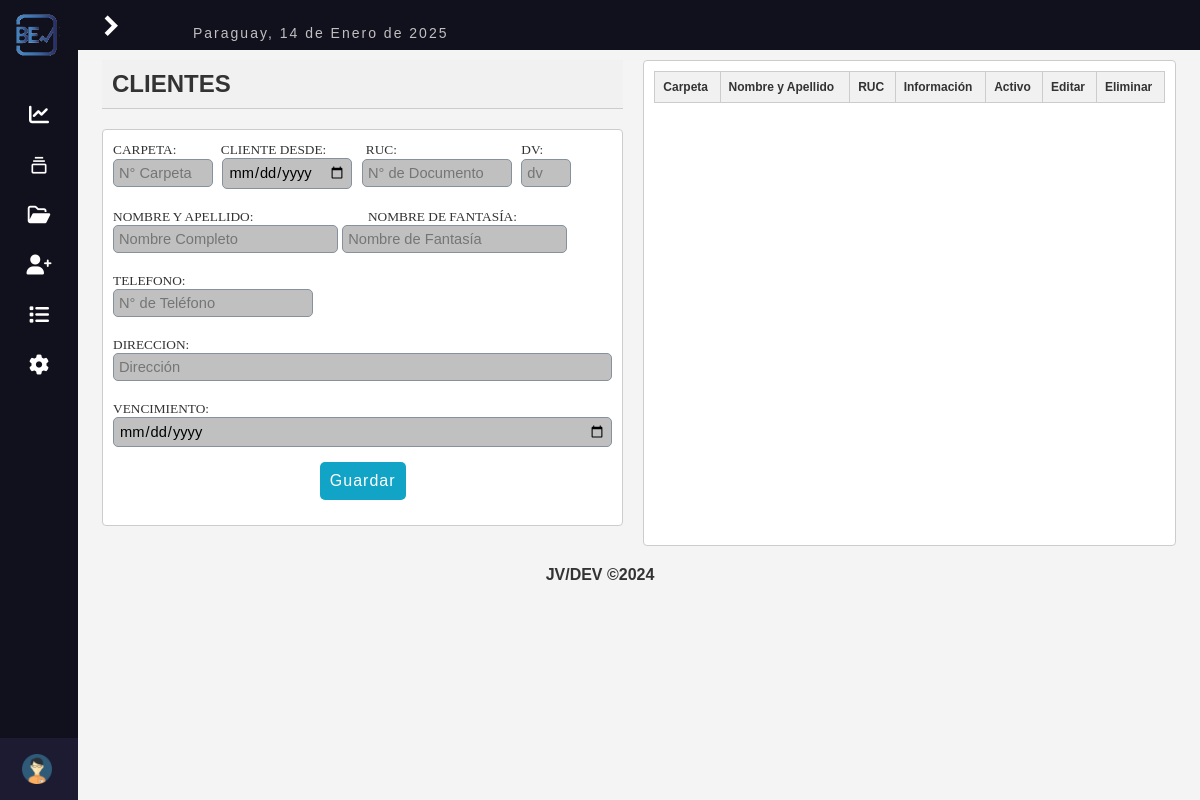
Page /sistema/reg_client.php (signed in) on the earlier database version.
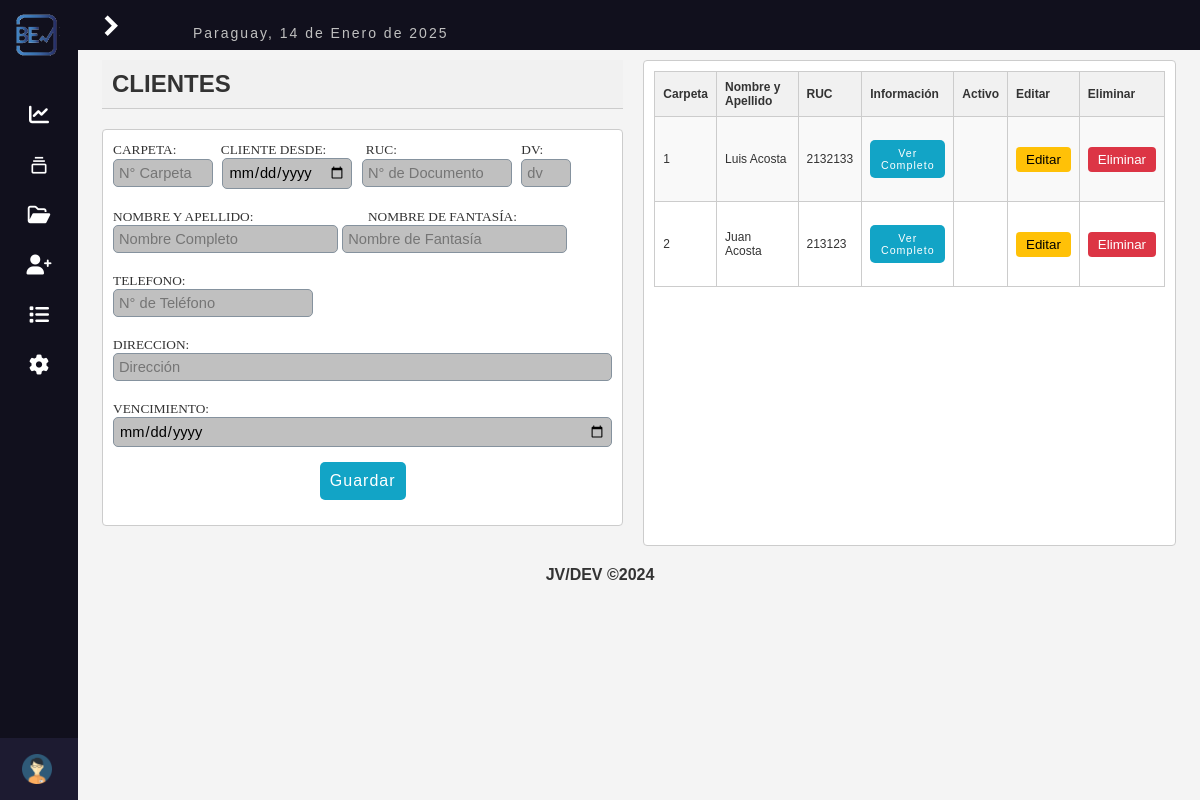
Same page on the later database version.
### tables this page shows
CREATE TABLE `cliente` (
  `id` int(11) NOT NULL,
  `n_carpeta` int(11) NOT NULL,
  `cliente_desde` date NOT NULL,
  `ruc` int(11) NOT NULL,
  `dv` int(11) NOT NULL,
  `nombre` varchar(30) NOT NULL,
  `nombre_fantasia` varchar(30) NOT NULL,
  `telefono` int(11) NOT NULL,
  `direccion` varchar(50) NOT NULL,
  `vencimiento` date NOT NULL,
  `obligacion` int(11) NOT NULL,
  `estado` int(11) NOT NULL DEFAULT 1
);

### sistema/functions.php (called while the page is built, shortened)
<?php
	function fechaC(){
		$mes = array("","Enero",
					  "Febrero",
					  "Marzo",
					  "Abril",
					  "Mayo",
					  "Junio",
					  "Julio",
					  "Agosto",
					  "Septiembre",
					  "Octubre",
					  "Noviembre",
					  "Diciembre");
		return date('d')." de ". $mes[date('n')] . " de " . date('Y');
	}
 ?>

### sistema/reg_client.php (the view, shortened to what this page needs)
<?php
include "../db.php";
$query_clientes = mysqli_query($conection, "SELECT * FROM cliente WHERE estado=1");
?>
<!DOCTYPE html>
<html lang="en">
<head>
    <?php include "include/script.php"; ?>
</head>
<body>
    <?php include "include/nav.php"; ?>
    <section class="dashboard">
        <div class="flex">
            <div class="client-management">
                <header class="client-header">
                    <h1>CLIENTES</h1>
                </header>
                <div class="client-form">
                    <form action="controlador_cliente.php" method="POST">
                        <label class="lb_client_carpeta" for="carpeta">CARPETA:</label>
                        <label class="lb_client_cldes" for="f_cliente">CLIENTE DESDE:</label>
                        <label class="lb_client_ruc" for="ruc">RUC:</label>
                        <label class="lb_client_dv" for="dv">DV:</label>
                        <br>
                        <input class="in_client_carpeta" type="number" name="n_carpeta" id="carpeta" placeholder="N° Carpeta">
                        <input class="in_client_cldes" type="date" name="cliente_desde" id="f_cliente">
                        <input class="in_client_ruc" type="number" name="ruc" id="ruc" placeholder="N° de Documento">
                        <input class="in_client_dv" type="number" name="dv" id="dv" placeholder="dv">
                        <br>
                        <br>
                        <label class="lb_client_na" for="nombre">NOMBRE Y APELLIDO:</label>
                        <label class="lb_client_nf" for="fantasia">NOMBRE DE FANTASÍA:</label>
                        <br>
                        <input class="in_client_na" type="text" name="nombre" id="nombre" placeholder="Nombre Completo">
                        <input class="in_client_nf" type="text" name="nombre_fantasia" id="fantasia" placeholder="Nombre de Fantasía">
                        <br>
                        <br>
                        <label class="lb_client_tel" for="telefono">TELEFONO:</label>
                        <br>
                        <input class="in_client_tel" type="text" inputmode="numeric" name="telefono" id="telefono" placeholder="N° de Teléfono">
                        <br>
                        <br>
                        <label class="lb_client_dir" for="direccion">DIRECCION:</label>
                        <br>
                        <input class="in_client_dir" type="text" name="direccion" id="direccion" placeholder="Dirección">
                        <br>
                        <br>
                        <label class="lb_client_dir" for="f_cliente">VENCIMIENTO:</label>
                        <input class="in_client_dir" type="date" name="vencimiento" id="vencimiento">
                        <input type="submit" class="btn_save" value="Guardar">
                    </form>
                </div>
            </div>
            <div class="client-table">
                <aside>
                    <table id="clientesTable">
                        <thead>
                            <tr>
                                <th>Carpeta</th>
                                <th>Nombre y Apellido</th>
                                <th>RUC</th>
                                <th>Información</th>
                                <th>Activo</th>
                                <th>Editar</th>
                                <th>Eliminar</th>
                            </tr>
                        </thead>
                        <tbody>
                            <?php
                            while ($row = mysqli_fetch_array($query_clientes)) {
                            ?>
                                <tr>
                                    <td><?= $row['n_carpeta']; ?></td>
                                    <td><?= $row['nombre']; ?></td>
                                    <td><?= $row['ruc']; ?></td>
                                    <td>
                                        <button onclick="showClientDetails(<?php echo htmlspecialchars(json_encode($row), ENT_QUOTES, 'UTF-8'); ?>)"
                                            class="btn-modal">
                                            Ver Completo
                                        </button>
                                    </td>
                                    <td></td>
                                    <td>
                                        <button onclick="showEditModal(<?php echo htmlspecialchars(json_encode($row), ENT_QUOTES, 'UTF-8'); ?>)"
                                            class="btn-edit">
                                            Editar
                                        </button>
                                    </td>
                                    <td>
                                        <form action="controlador_cliente.php" method="POST" id="form-eliminar-<?= $row['id'] ?>">
                                            <button type="button" class="btn-delete" onclick="eliminarCliente(<?= $row['id'] ?>)">Eliminar</button>
                                        </form>
                                    </td>
                                </tr>
                            <?php
                            }
                            ?>
                        </tbody>
                    </table>
                </aside>
            </div>
        </div>
    </section>
    <?php include "include/footer.php"; ?>
</html>

### sistema/include/script.php (shortened to what this page needs)
<?php include "functions.php"; ?>
<link rel="stylesheet" href="https://cdn.datatables.net/2.2.0/css/dataTables.dataTables.min.css">
<link rel='stylesheet' href='https://unpkg.com/boxicons@2.1.4/css/boxicons.min.css' >
<link rel="stylesheet" href="https://cdnjs.cloudflare.com/ajax/libs/font-awesome/6.0.0/css/all.min.css">
<link rel="stylesheet" type="text/css" href="css/style_gral.css">
<link rel="stylesheet" type="text/css" href="css/style_dashboard.css">
<link rel="stylesheet" type="text/css" href="css/nav.css">

### sistema/include/nav.php (shortened to what this page needs)
<div class="sidebar close">
    <div class="logo-details">
        <img src="img/logo_be.png" alt="logo">
    </div>
    <ul class="nav-links">
        <li>
            <a href="index.php">
                <i class="fa-solid fa-chart-line"></i>
            </a>
        </li>
        <li>
            <div class="icon-link">
                <a href="#">
                    <i class="bx bx-collection"></i>
                </a>
            </div>
        </li>
        <li>
            <a href="reg_sumary.php">
                <i class="fa-regular fa-folder-open"></i>
            </a>
        </li>
        <?php if ($_SESSION['rol'] == 1) { ?>
            <li>
                <a href="reg_usuario.php">
                    <i class="fa-solid fa-user-plus"></i>
                </a>
            </li>
            <li>
                <a href="lista_user.php">
                    <i class="fa-solid fa-list"></i>
                </a>
            </li>
            <li>
                <a href="configuracion.php">
                    <i class="fa-solid fa-gear"></i>
                </a>
            </li>
        <?php } ?>
    </ul>
    <div class="profile-details">
        <div class="profile-content">
            <img src="img/user.png" alt="profile">
        </div>
        <div class="name-job">
        </div>
    </div>
</div>
<section class="home-section">
    <div class="home-content">
        <i class="bx bxs-chevron-right arrow_menu"></i>
        <p style="margin-left: 50px;" class="fecha">Paraguay, <?php echo fechaC(); ?></p>
    </div>
</section>

### sistema/include/footer.php (shortened to what this page needs)
<footer class="pie_pag">
    <b>JV/DEV &COPY;2024</b>

### sistema/css/style_gral.css (style rules this page uses)
* { margin: 0; padding: 0; }
body { background-color: #f4f4f4; font-family: Arial, sans-serif; color: #333; display: flex; flex-direction: column; }
.fecha { font-family: 'arial'; letter-spacing: 2px; font-size: 14px; line-height: 20px; padding-top: 15px; color: silver; }
input[type=number] { -moz-appearance: textfield; }
.client-management { flex-direction: column; width: 100%; }
.client-header { display: flex; justify-content: space-between; align-items: center; padding: 10px; background-color: #f1f1f1; border-bottom: 1px solid #ccc; }
.client-header h1 { margin: 0; font-size: 24px; color: #333; }
.client-form, .obligations-section { margin: 20px 0; padding: 10px; background-color: #fff; border: 1px solid #ccc; border-radius: 4px; }
.client-form form { grid-template-columns: repeat(2, 1fr); gap: 10px; }
.client-table { width: 100%; padding: 10px; margin-left: auto; max-height: 90vh; overflow-y: auto; background-color: #fff; border: 1px solid #ccc; border-radius: 4px; }
.client-table table { width: 100%; border-collapse: collapse; }
.client-table th, .client-table td { padding: 8px; text-align: left; border: 1px solid #ccc; }
.client-table thead th { background-color: #f1f1f1; }
.client-table tbody tr:nth-child(odd) { background-color: #f9f9f9; }
.client-table tbody tr:nth-child(even) { background-color: #fff; }
.btn-modal { font-size: 8pt; background: #12a4c6; padding: 7px; color: #FFF; letter-spacing: 1px; border: 0; border-radius: 5px; cursor: pointer; margin: 15px auto; display: block; }
.btn_save { font-size: 12pt; background: #12a4c6; padding: 10px; color: #FFF; letter-spacing: 1px; border: 0; border-radius: 5px; cursor: pointer; margin: 15px auto; display: block; }
.lb_client_carpeta { font-size: 10pt; font-family: 'GothamBook'; margin: 0px 20px 5px 0px; }
.lb_client_cldes { font-size: 10pt; font-family: 'GothamBook'; margin: 0px 0px 5px 20px; }
.lb_client_ruc { font-size: 10pt; font-family: 'GothamBook'; margin: 0px 0px 5px 35px; }
.lb_client_dv { font-size: 10pt; font-family: 'GothamBook'; margin: 0px 0px 5px 120px; }
.lb_client_na { font-size: 10pt; font-family: 'GothamBook'; margin: 0px 0px 5px 0px; }
.lb_client_nf { font-size: 10pt; font-family: 'GothamBook'; margin: 0px 0px 5px 110px; }
.lb_client_tel { font-size: 10pt; font-family: 'GothamBook'; margin: 0px 0px 5px 0px; }
.lb_client_dir { font-size: 10pt; font-family: 'GothamBook'; margin: 0px 0px 5px 0px; }
.in_client_carpeta { width: 100px; font-size: 11pt; padding: 5px; border: 1px solid #85929e; border-radius: 5px; background: silver; text-decoration-style: none; }
.in_client_cldes { width: 130PX; font-size: 11pt; padding: 5px; border: 1px solid #85929e; border-radius: 5px; background: silver; margin: 0 0 0 5px; }
.in_client_ruc { width: 150px; font-size: 11pt; padding: 5px; border: 1px solid #85929e; border-radius: 5px; background: silver; margin: 0 0 0 5px; }
.in_client_dv { width: 50px; font-size: 11pt; padding: 5px; border: 1px solid #85929e; border-radius: 5px; background: silver; margin: 0px 0px 0px 5px; }
.in_client_na { width: 45%; font-size: 11pt; padding: 5px; border: 1px solid #85929e; border-radius: 5px; background: silver; margin: 0px 0px 0px 0px; }
.in_client_nf { width: 45%; font-size: 11pt; padding: 5px; border: 1px solid #85929e; border-radius: 5px; background: silver; margin: 0px 0px 0px 0px; }
.in_client_tel { width: 200px; font-size: 11pt; padding: 5px; border: 1px solid #85929e; border-radius: 5px; background: silver; margin: 0xp 0xp 0px 0px; }
.in_client_dir { width: 100%; font-size: 11pt; padding: 5px; border: 1px solid #85929e; border-radius: 5px; background: silver; margin: 0px 0px 0px 0px; }
.pie_pag { margin-top: 10px; text-align: center; }
.btn-edit { background-color: #ffc107; color: #000; border: none; padding: 5px 10px; border-radius: 4px; cursor: pointer; }
.btn-delete { background-color: #dc3545; color: white; border: none; padding: 5px 10px; border-radius: 4px; cursor: pointer; }

### sistema/css/style_dashboard.css (style rules this page uses)
.table-summary, th, td { border: 1px solid #ccc; }
th, td { padding: 8px; text-align: center; }
th { background-color: #e9e9e9; font-size: 12px; font-weight: bold; }
td { font-size: 12px; }

Differences in the rows shown:
added cliente: n_carpeta "1", nombre "Luis Acosta", ruc "2132133"
added cliente: n_carpeta "2", nombre "Juan Acosta", ruc "213123"
